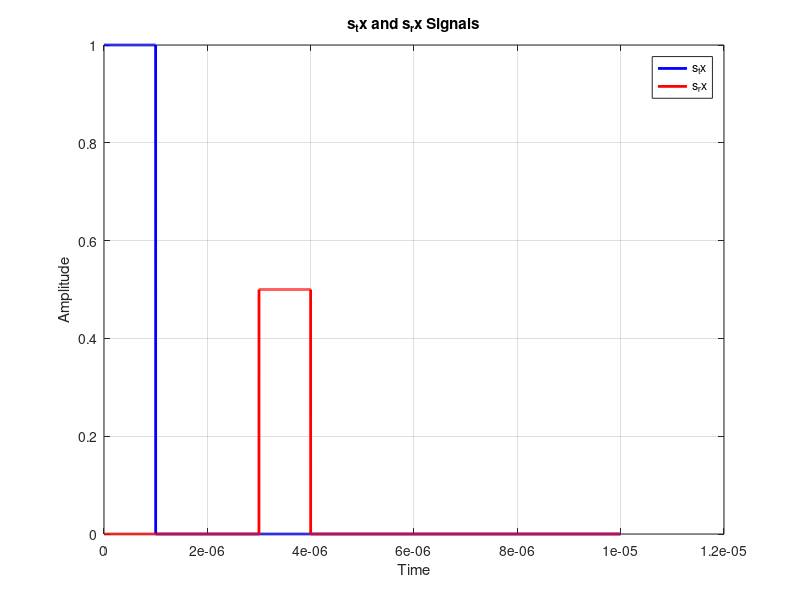
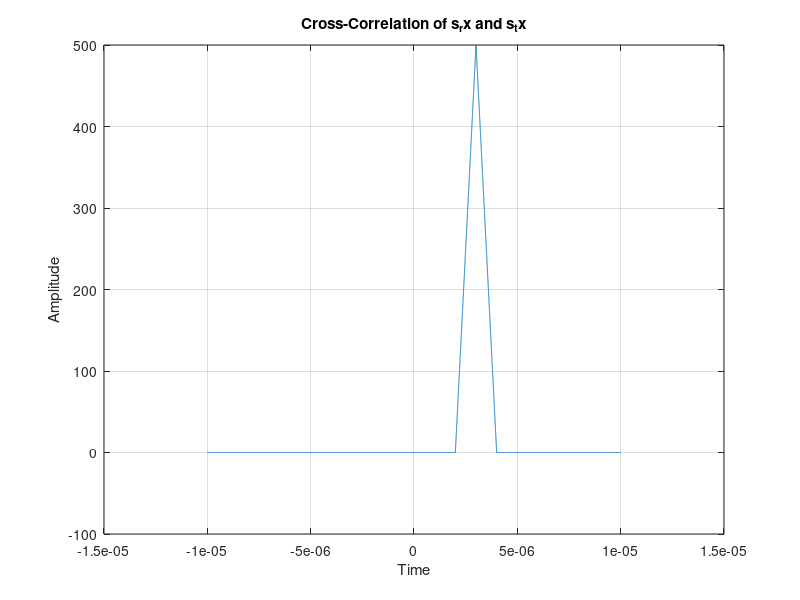
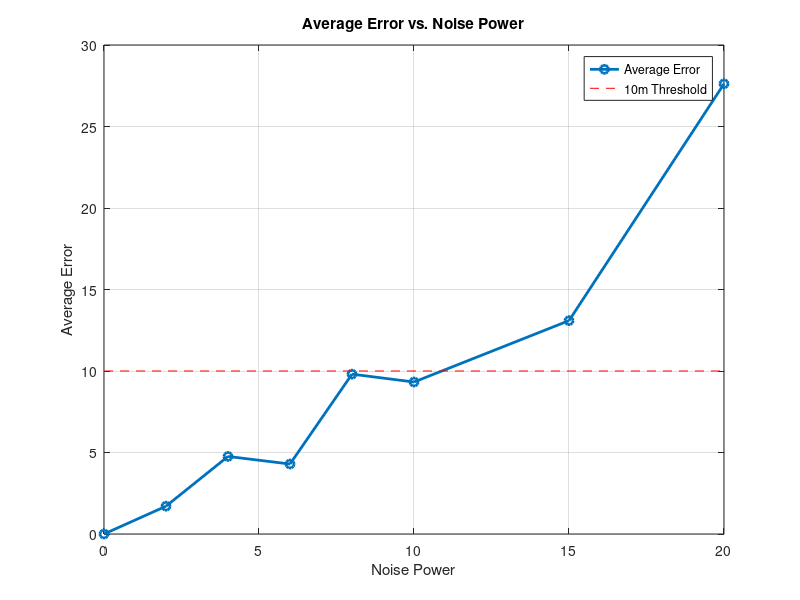

The MATLAB source for these figures, in order:
clear;
clc;
close all;

ts = 1e-9;     
T = 1e-5;       
tau = 1e-6;   
R = 450;       
alpha = 0.5;  
c = 3e8;     

t = 0:ts:T;

s_tx = zeros(size(t));
s_tx(t < tau) = 1;

td = (2 * R) / c;

s_rx = zeros(size(t));
received_pulse_indices = (t >= td) & (t < (td + tau));
s_rx(received_pulse_indices) = alpha;

%% 3-1 & 3-2

figure;
plot(t, s_tx, 'b', 'LineWidth', 2, 'DisplayName', 's_tx');
hold on;
plot(t, s_rx, 'r', 'LineWidth', 2, 'DisplayName', 's_rx');
grid on;
title('s_tx and s_rx Signals');
xlabel('Time');
ylabel('Amplitude');
legend('show');

%% 3-3

[correlation, lags] = xcorr(s_rx, s_tx);

[~, max_idx] = max(correlation);
estimated_lag_index = lags(max_idx);

estimated_td = estimated_lag_index * ts;

estimated_R = (estimated_td * c) / 2;

fprintf('Distance Estimation\n');
fprintf('Actual : %.2f m\n', R);
fprintf('Estimated : %.2f m\n\n', estimated_R);

figure;
plot(lags*ts, correlation);
title('Cross-Correlation of s_rx and s_tx');
xlabel('Time');
ylabel('Amplitude');
grid on;

%% 3-4

fprintf('Increasing Noise\n');

noise_powers = [0, 2, 4, 6, 8, 10, 15, 20];
num_trials = 100;
average_errors = zeros(size(noise_powers));

for i = 1:length(noise_powers)
    current_power = noise_powers(i);
    errors_for_this_power = zeros(1, num_trials);
    
    for j = 1:num_trials
        noise = sqrt(current_power) * randn(size(s_rx));
        s_rx_noisy = s_rx + noise;
        
        [correlation_noisy, lags_noisy] = xcorr(s_rx_noisy, s_tx);
        [~, max_idx_noisy] = max(correlation_noisy);
        estimated_lag_noisy = lags_noisy(max_idx_noisy);
        estimated_td_noisy = estimated_lag_noisy * ts;
        estimated_R_noisy = (estimated_td_noisy * c) / 2;
        
        errors_for_this_power(j) = abs(R - estimated_R_noisy);
    end
    
    average_errors(i) = mean(errors_for_this_power);
    fprintf('Noise Power: %.2f Average Error: %.2f m\n', current_power, average_errors(i));
end

figure;
plot(noise_powers, average_errors, 'o-', 'LineWidth', 2);
title('Average Error vs. Noise Power');
xlabel('Noise Power');
ylabel('Average Error');
grid on;
hold on;
plot(noise_powers, 10*ones(size(noise_powers)), 'r--', 'DisplayName', '10m Error Threshold');
legend('Average Error', '10m Threshold');
